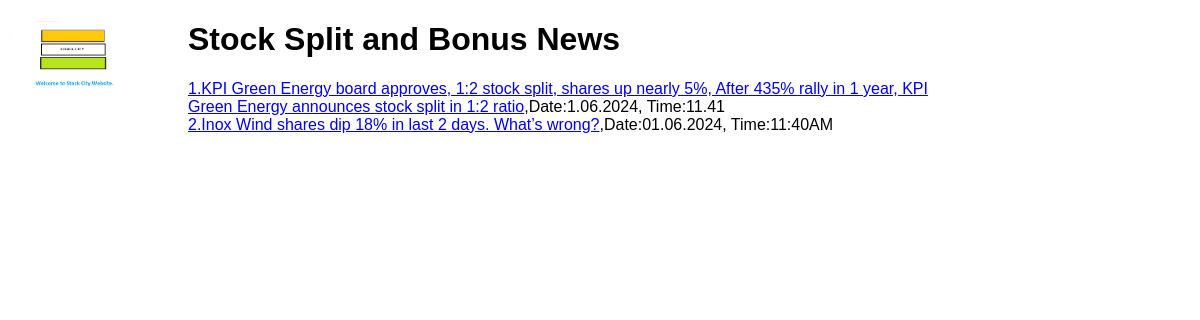
The page / on the database its author committed.
### stockcity/models.py (models this page shows, shortened)
class Product(models.Model):
    Title = models.CharField(max_length=500)
    Date = models.CharField(max_length=50)
    Description = models.CharField(max_length=50000)

### stockcity/views/indexview.py (the view)
# urls.py: path("", IndexView.as_view(), name="index"),
class IndexView(TemplateView): #The class name should be same as the file name indexview.py.
    template_name = "stockcity/index.html"  #To consider the data from index.html to return in website.
    def get(self,request):
        products = Product.objects.order_by("Title")  #get the product details and store in product variable.
        context = {
            "title": "Stock Split and Bonus News",
            "products": [{"id": p.id, "Title": p.Title, "Date": p.Date} for p in products]}  #consider the data from the database, dont hardcode ,"id":p.id is added in order to crete the hyper link.
        template = loader.get_template(self.template_name) #consider the data from index.html to return in website.
        return HttpResponse(template.render(context,request)) #consider the data from index.html to return in website.

### stockcity/templates/stockcity/index.html
{% extends "stockcity/master.html" %}
{% block main %}
{% for product in products %}
<div><a href = "{% url 'products' product.id %}">{{product.Title}}</a>,{{product.Date}}</div>
{% endfor %}
{% endblock %}

### stockcity/templates/stockcity/master.html (shortened to what this page needs)
<!DOCTYPE html>
<html lang="en">
<head>
    {% load static %}
    <link rel = "stylesheet" href="{% static 'shop/styles/screen.css' %}">
</head>
<body>
    <img class="logo" src = "{% static 'stockcity/images/logo.png' %}">
    <h1>{{ title }}</h1>
    {% block main %}{% endblock %}
</body>
</html>

### stockcity/static/stockcity/styles/screen.css (style rules this page uses)
body { font-family: sans-serif; font-weight:1em; margins:0px auto; width: 920px; }
.logo { width: 180px; float: left; }

### rows shown on the page
Product: Title "1.KPI Green Energy board approves, 1:2 stock split, shares up nearly 5%, After 435% rally in 1 year, KPI Green Energy announces stock split in 1:2 ratio", Date "Date:1.06.2024, Time:11.41"
Product: Title "2.Inox Wind shares dip 18% in last 2 days. What’s wrong?", Date "Date:01.06.2024, Time:11:40AM"

### other values the page prints
{{ title }} "Stock Split and Bonus News"
